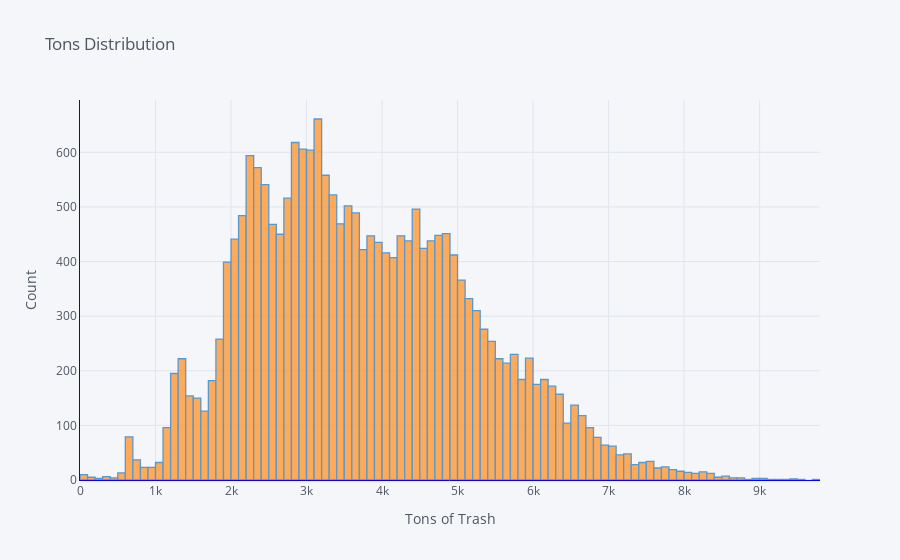

The notebook cell saved with this chart:
### Code cell
df['REFUSETONSCOLLECTED'].iplot(
    kind='hist',
    bins=100,
    xTitle='Tons of Trash',
    linecolor='blue',
    yTitle='Count',
    title='Tons Distribution')

### Figure 1 — Plotly figure (JSON) as saved in the notebook; plotly's stock layout.template omitted (floating-point values rounded to 4 significant figures; data arrays with more than 128 entries replaced by an {"elided": "..."} marker saying what was removed)
{"data": [{"histfunc": "count", "histnorm": "", "marker": {"color": "rgba(255, 153, 51, 1.0)", "line": {"color": "#3780bf", "width": 1.3}}, "name": "REFUSETONSCOLLECTED", "nbinsx": 100, "opacity": 0.8, "orientation": "v", "type": "histogram", "x": {"elided": "21107 float values"}}], "layout": {"barmode": "overlay", "legend": {"bgcolor": "#F5F6F9", "font": {"color": "#4D5663"}}, "paper_bgcolor": "#F5F6F9", "plot_bgcolor": "#F5F6F9", "title": {"font": {"color": "#4D5663"}, "text": "Tons Distribution"}, "xaxis": {"gridcolor": "#E1E5ED", "linecolor": "blue", "showgrid": true, "tickfont": {"color": "#4D5663"}, "title": {"font": {"color": "#4D5663"}, "text": "Tons of Trash"}, "zerolinecolor": "#E1E5ED"}, "yaxis": {"gridcolor": "#E1E5ED", "linecolor": "blue", "showgrid": true, "tickfont": {"color": "#4D5663"}, "title": {"font": {"color": "#4D5663"}, "text": "Count"}, "zerolinecolor": "#E1E5ED"}}}
